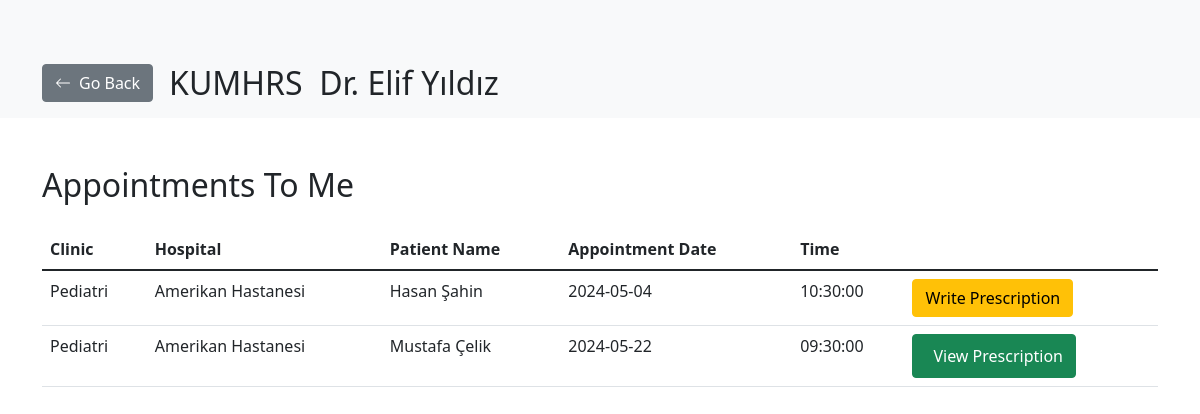
/doc_appoint.php (signed in), run on the app's committed database.
### tables this page shows
CREATE TABLE `Person` (
  `rid` int(11) NOT NULL,
  `name` varchar(100) DEFAULT NULL,
  `email` varchar(100) DEFAULT NULL,
  `gender` varchar(10) DEFAULT NULL,
  `bdate` date DEFAULT NULL,
  `insnumber` varchar(50) DEFAULT NULL,
  `address` varchar(255) DEFAULT NULL,
  `pnumber` varchar(20) DEFAULT NULL,
  `password` varchar(255) DEFAULT NULL
);

CREATE TABLE `Department` (
  `department_id` int(11) NOT NULL,
  `dname` varchar(100) DEFAULT NULL,
  `hospital_id` int(11) DEFAULT NULL
);

CREATE TABLE `Hospital` (
  `hospital_id` int(11) NOT NULL,
  `hname` varchar(100) DEFAULT NULL,
  `haddress` varchar(255) DEFAULT NULL
);

CREATE TABLE `Appointment` (
  `aid` int(11) NOT NULL,
  `patient_id` int(11) DEFAULT NULL,
  `doctor_id` int(11) DEFAULT NULL,
  `adate` date DEFAULT NULL,
  `status` varchar(50) DEFAULT NULL,
  `atime` time DEFAULT '10:15:00'
);

### db/DatabaseManager.php (called while the page is built, shortened)
<?php
class DatabaseManager {
    private $host = "localhost";
    private $db_name = "kumhrs";
    private $username = "c306";
    private $password = "c306";
    private $conn;
    public function __construct() {
        try {
            $this->conn = new mysqli($this->host, $this->username, $this->password, $this->db_name);
        } catch(Exception $e) {
            die("Database connection failed: " . $e->getMessage());
        }
    }
    public function getDoctorAppointments($rid){
        $sql = "SELECT D.dname as dname, H.hname as hname, P.name as pname, A.adate as date, A.atime as time, A.aid as aid
        FROM  Person as P, Patient as Pa, Appointment as A, Doctor as Do, Department as D, Hospital as H
        WHERE
            Do.rid = ?
        AND A.doctor_id = Do.doctor_id
        AND Do.department_id = D.department_id
        AND D.hospital_id = H.hospital_id
        AND Pa.rid = P.rid
        AND A.patient_id = Pa.patient_id
        ORDER BY date ASC";
        $stmt = $this->conn->prepare($sql);
        $stmt = $this->conn->prepare($sql);
        $stmt->bind_param('s', $rid);
        $stmt->execute();
        $result = $stmt->get_result();
        $results = [];
        if ($result->num_rows > 0) {
            while($row = $result->fetch_assoc()) {
                array_push($results, $row);
            }
        }
    return $results;
    }
    public function isPresccriptionWritten($aid){
        $sql = "SELECT Pr.prescription_id AS id FROM Prescription Pr WHERE Pr.aid = ?";
        $stmt = $this->conn->prepare($sql);
        $stmt->bind_param('s', $aid);
        $stmt->execute();
        $result = $stmt->get_result();
        $results = [];
        if ($result->num_rows > 0) {
            while($row = $result->fetch_assoc()) {
                array_push($results, $row);
            }
        }
        if(count($results) > 0){
            return true;
        }else{
            return false;
        }
    }
}
?>

### doc_appoint.php (the view, shortened to what this page needs)
<!DOCTYPE html>
<html lang="en">
<head>
    <link href="https://cdn.jsdelivr.net/npm/bootstrap@5.1.3/dist/css/bootstrap.min.css" rel="stylesheet">
</head>
<?php
include "partials/_p_header.php";
?>
<body>
    <div class="container mt-5">
        <h2 class="mb-4">Appointments To Me</h2>
        <table class="table table-hover">
            <thead>
                <tr>
                    <th scope="col">Clinic</th>
                    <th scope="col">Hospital</th>
                    <th scope="col">Patient Name</th>
                    <th scope="col">Appointment Date</th>
                    <th scope="col">Time</th>
                </tr>
            </thead>
            <tbody>
            <?php
                require 'db/DatabaseManager.php';
                $dbManager = new DatabaseManager();
                $drname = $_SESSION['name'];
                $appointments = $dbManager->getDoctorAppointments($_SESSION['rid']);
                foreach($appointments as $row){
                    $clinic = $row['dname'];
                    $hospital = $row['hname'];
                    $dName = $row['pname'];
                    $date = $row['date'];
                    $time = $row['time'];
                    $aid = $row['aid'];
                    $is_prescWriten = $dbManager->isPresccriptionWritten($aid);
                    echo "<tr>";
                    echo "<td>$clinic</td>";
                    echo "<td>$hospital</td>";
                    echo "<td>$dName</td>";
                    echo "<td>$date</td>";
                    echo "<td>$time</td>";
                    if (!$is_prescWriten){
                        echo "<td><a href = 'writePresc.php?aid=$aid&doctor=$drname&patient=$dName' class='btn btn-warning'>Write Prescription</a></td>";
                    }
                    else{
                        echo "<td><form action='prescript_view.php' method='POST'><button type='submit' class='btn btn-success'><input name='presc_id' value='$aid' style='visibility:hidden; width:0;'>View Prescription</button></form></td>";
                    }
                    echo "</tr>";
                }
                ?>
        </tbody>
        </table>
    </div>
</body>
</html>

### data on the page
person: department.dname "Pediatri", hospital.hname "Amerikan Hastanesi", name "Hasan Şahin", appointment.adate "2024-05-04", appointment.atime "10:30:00"
person: department.dname "Pediatri", hospital.hname "Amerikan Hastanesi", name "Mustafa Çelik", appointment.adate "2024-05-22", appointment.atime "09:30:00"

### other printed values
$bname "Go Back"
$title "Dr."
$name "Elif Yıldız"
